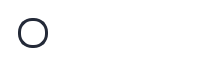
<?xml version="1.0" encoding="UTF-8"?>
<ui version="4.0">
 <class>ConnectedUser</class>
 <widget class="QWidget" name="ConnectedUser">
  <property name="geometry">
   <rect>
    <x>0</x>
    <y>0</y>
    <width>218</width>
    <height>66</height>
   </rect>
  </property>
  <property name="minimumSize">
   <size>
    <width>0</width>
    <height>66</height>
   </size>
  </property>
  <property name="maximumSize">
   <size>
    <width>16777215</width>
    <height>66</height>
   </size>
  </property>
  <property name="windowTitle">
   <string>Connected User</string>
  </property>
  <property name="styleSheet">
   <string notr="true">QWidget{
	background: white;
	border: 2px solid white;
	border-radius: 9px;
}

QToolTip{
	background: white;
	border: 1px solid black;
	margin-left: 0px;
	margin-right: 0px;
}</string>
  </property>
  <layout class="QHBoxLayout" name="horizontalLayout" stretch="0">
   <property name="spacing">
    <number>6</number>
   </property>
   <property name="leftMargin">
    <number>9</number>
   </property>
   <property name="topMargin">
    <number>9</number>
   </property>
   <property name="rightMargin">
    <number>9</number>
   </property>
   <property name="bottomMargin">
    <number>9</number>
   </property>
   <item>
    <widget class="QWidget" name="icon_and_name" native="true">
     <property name="styleSheet">
      <string notr="true"/>
     </property>
     <layout class="QHBoxLayout" name="horizontalLayout_2">
      <item>
       <widget class="QPushButton" name="label_icon">
        <property name="enabled">
         <bool>true</bool>
        </property>
        <property name="maximumSize">
         <size>
          <width>30</width>
          <height>30</height>
         </size>
        </property>
        <property name="sizeIncrement">
         <size>
          <width>0</width>
          <height>0</height>
         </size>
        </property>
        <property name="styleSheet">
         <string notr="true">QPushButton {
border: 3px solid #242a38;
border-radius: 14px;
background: none;
border-image: white  0 0 0 0 stretch stretch;
}

QPushButton:focus {
   outline: none;
}

QToolTip{
	background: none;
	border: none;
	margin-left: 0px;
	margin-right: 0px;
}</string>
        </property>
        <property name="text">
         <string/>
        </property>
        <property name="icon">
         <iconset resource="resources/res.qrc">
          <normaloff>:/res/profile-pics/default.png</normaloff>:/res/profile-pics/default.png</iconset>
        </property>
        <property name="iconSize">
         <size>
          <width>28</width>
          <height>30</height>
         </size>
        </property>
       </widget>
      </item>
      <item>
       <widget class="QLabel" name="label_name">
        <property name="toolTip">
         <string/>
        </property>
        <property name="styleSheet">
         <string notr="true">QLabel{
border: 0px solid none;
}

QLabel:focus {
   outline: none;
}

QToolTip{
	background: white;
	border: 1px solid black;
	margin-left: 0px;
	margin-right: 0px;
}</string>
        </property>
        <property name="text">
         <string/>
        </property>
        <property name="margin">
         <number>0</number>
        </property>
        <property name="indent">
         <number>10</number>
        </property>
       </widget>
      </item>
     </layout>
    </widget>
   </item>
  </layout>
 </widget>
 <resources>
  <include location="resources/res.qrc"/>
 </resources>
 <connections/>
</ui>
